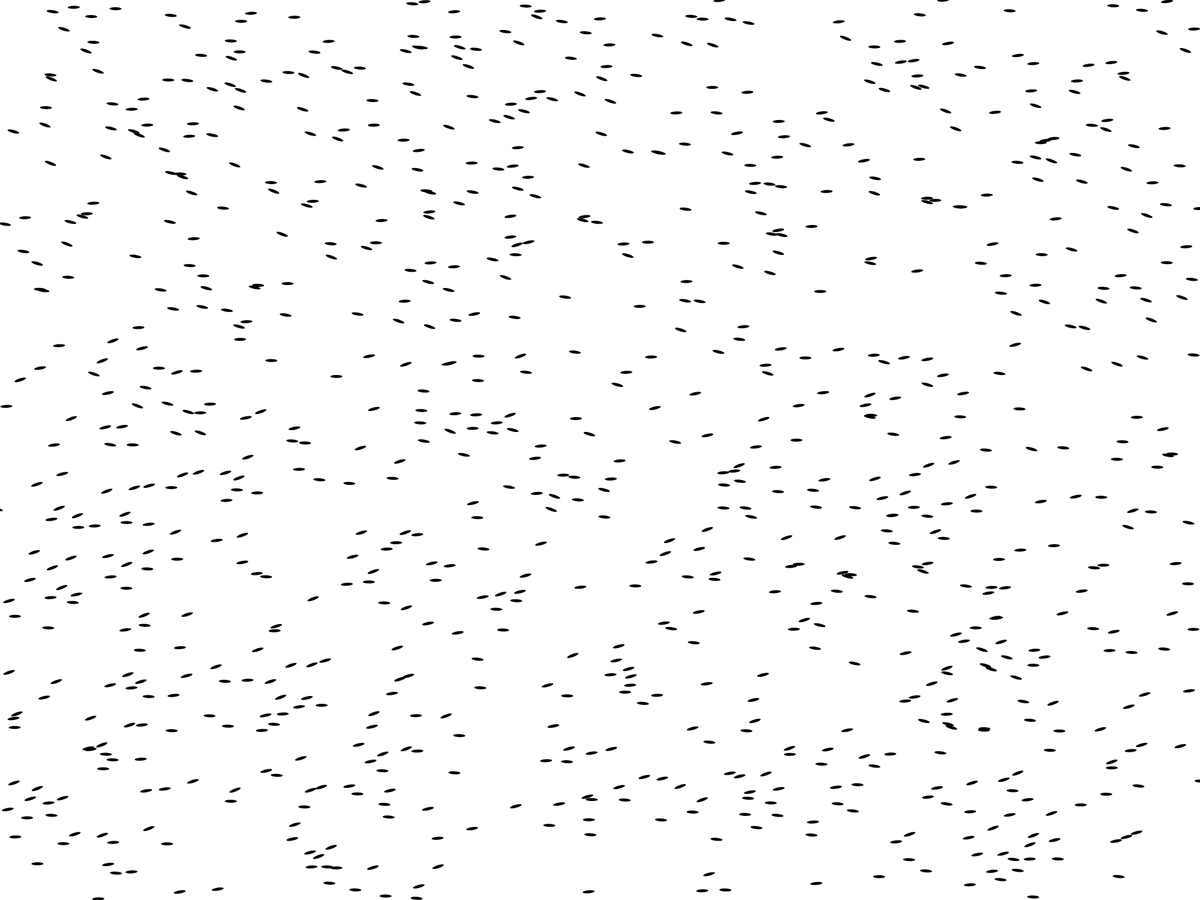
Frame 1 (no input)
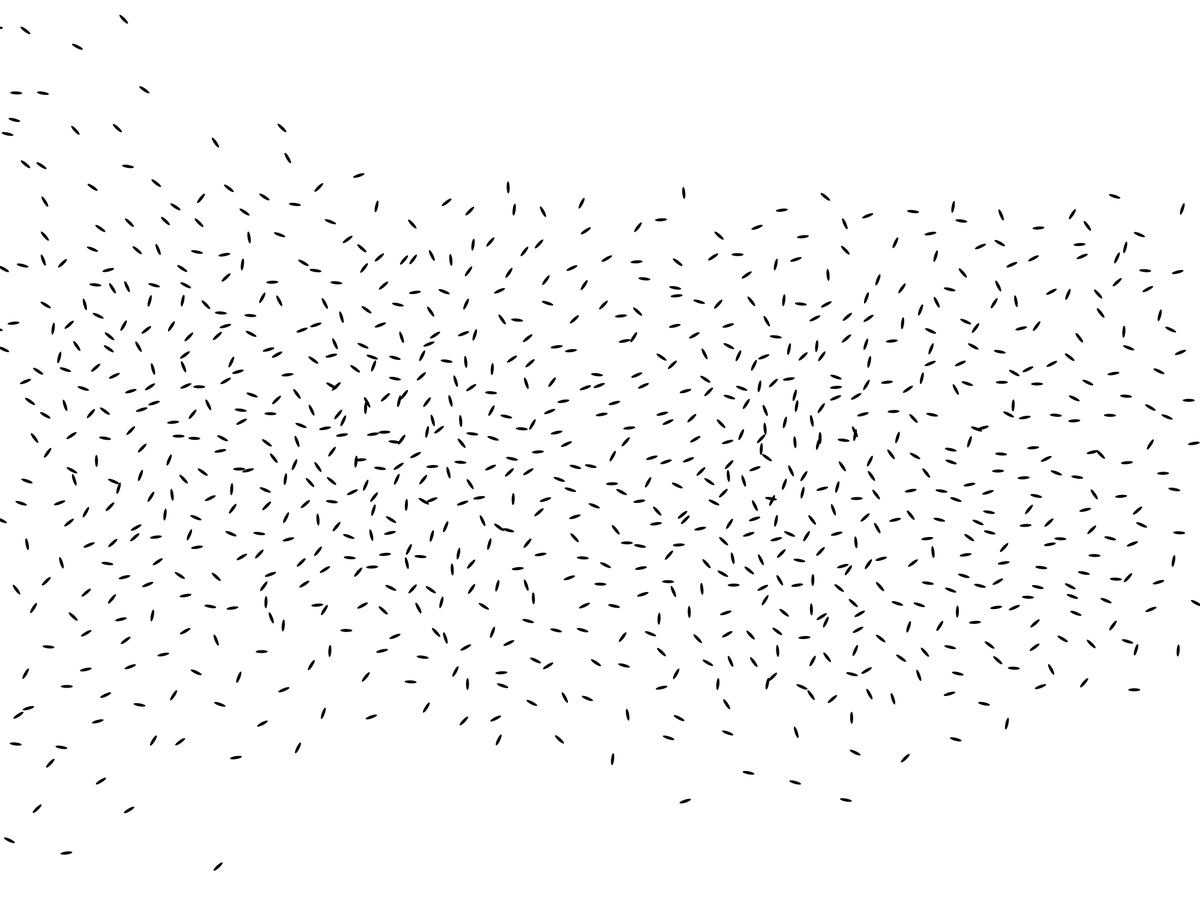
Frame 60 (the mouse pressed at the canvas centre just before this capture)
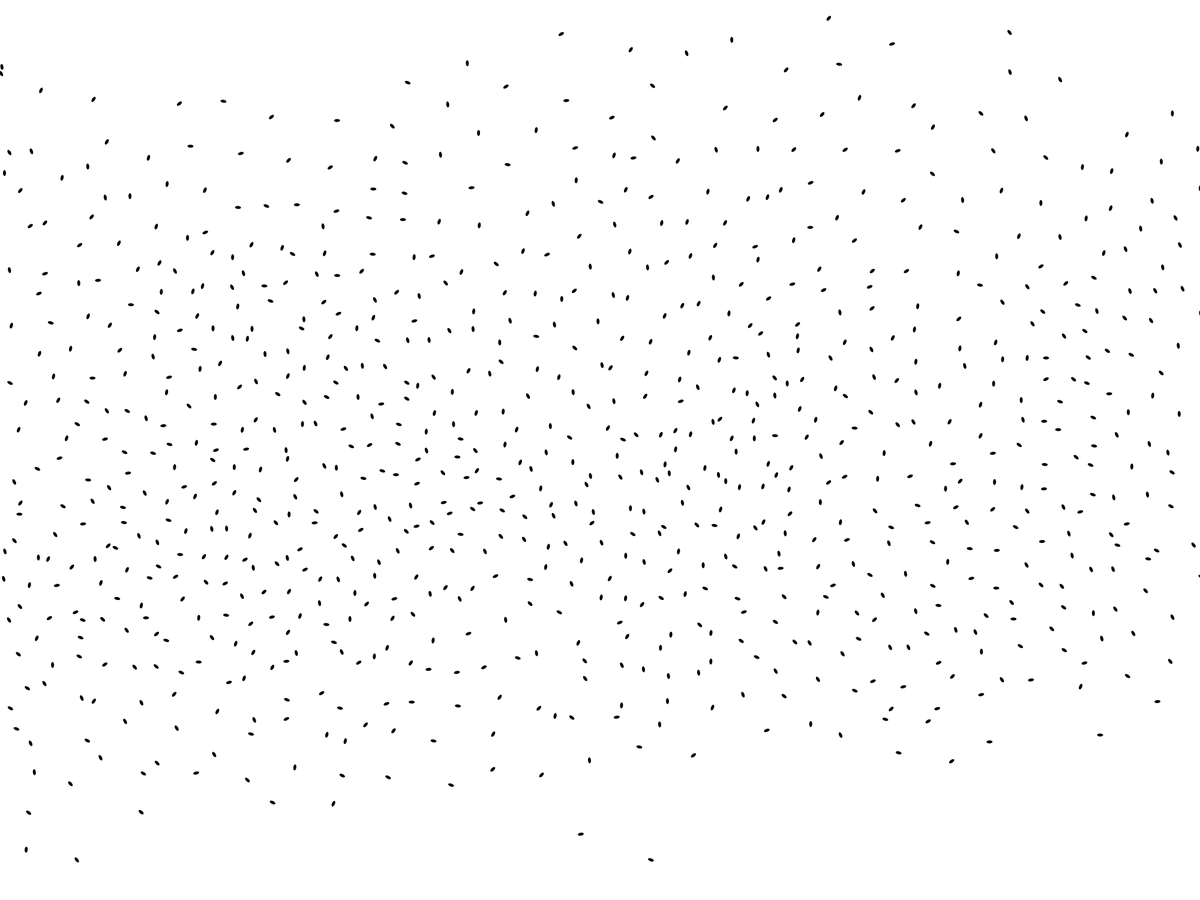
Frame 120 (the mouse held since frame 60 and released just before this capture)

The Processing sketch that drew these frames (run headless with seeded random() and noise(); from frame 60 on, the mouse is pressed at the canvas centre):

// Processing sketch: NoC_6_12_SeekSeparate2v2
// ── NoC_6_12_SeekSeparate2v2.pde
/* Ryan P    "1/13/20"
"NoC-6_12-SeekSeparate2"
Information Engineering  '19-20     St. Mark's School of Texas 

Code Abstract: Modify the seek and separate example code so that the behavior weights of agents are not constants.

Source(s):Daniel Shiffman

This program is free software: you can redistribute it and/or modify it under the terms of the GNU General Public License v3 as published by the Free Software Foundation
 */
 
 /*notes: pressing Shift will cause the screen center-seeking behavior to be stronger.
    The "shift" mode is clearer without the fade effect, while the "flow" of the swimmers is easier to see with the fade effect when not in "shift" mode.
    Holding down the mouse will change the shape of the swimmer.
 */

int total =900;
ArrayList <Swimmer> swimmerslist = new ArrayList<Swimmer>();
Path p, m, o;
int y;

void setup() {
  size(2000,1500);//sets the size of the canvas
  smooth();//makes the graphics of the program smoother than normal
  for (int i = 0; i < total; i++) {
    swimmerslist.add(new Swimmer()); //creates a new mover for every integer below the length of the Mover array
  }
  //frameRate(200);
  
  
  p=new Path();
  p.addPoint(0,random(height) );
  //adds random starting point
  p.addPoint(width/4, random(height) );
  //adds one "turn"
  p.addPoint((width*2)/4, random(0, height) );
  //adds another turn
  p.addPoint((width*3)/4, random(0, height) );
  //another turn
  p.addPoint(width,random(height) );
  
  m=new Path();
  m.addPoint(0,random(height) );
  //adds random starting point
  m.addPoint(width/4, random(height) );
  //adds one "turn"
  m.addPoint((width*2)/4, random(0, height) );
  //adds another turn
  m.addPoint((width*3)/4, random(0, height) );
  //another turn
  m.addPoint(width,random(height) );
  
  o=new Path();
  o.addPoint(0,random(height) );
  //adds random starting point
  o.addPoint(width/4, random(height) );
  //adds one "turn"
  o.addPoint((width*2)/4, random(0, height) );
  //adds another turn
  o.addPoint((width*3)/4, random(0, height) );
  //another turn
  o.addPoint(width,random(height) );
  
}

void draw() {
  
  //this code is for the fade effect
  fill(255,100);
  //rect(0,0,width,height);//redraws the background every time
  
  //this code is to turn off the fade effect
  background(255);

  for (Swimmer b : swimmerslist) {
     y = (int) random(0,2);
     if (keyPressed && key==CODED && keyCode==SHIFT) b.seek(new PVector (b.location1.x + b.velocity1.x, height/2)); //creates the center seeking behavior
    if( y == 1) {
      b.run(swimmerslist,p);
    }else if (y==2){
      b.run(swimmerslist,m);
    } else b.run(swimmerslist,o);
    
    //moves each swimmer toward an invisible path randomly generated every frame, picking a random path each frame.
  }
      //fill(0,255,0);
      //ellipse(mouseX,mouseY,10,10);
      
  p=new Path();
  p.addPoint(0,random(height) );
  //adds random starting point
  p.addPoint(width/4, random(height) );
  //adds one "turn"
  p.addPoint((width*2)/4, random(0, height) );
  //adds another turn
  p.addPoint((width*3)/4, random(0, height) );
  //another turn
  p.addPoint(width,random(height) );
  
  m=new Path();
  m.addPoint(0,random(height) );
  //adds random starting point
  m.addPoint(width/4, random(height) );
  //adds one "turn"
  m.addPoint((width*2)/4, random(0, height) );
  //adds another turn
  m.addPoint((width*3)/4, random(0, height) );
  //another turn
  m.addPoint(width,random(height) );
      
  o=new Path();
  o.addPoint(0,random(height) );
  //adds random starting point
  o.addPoint(width/4, random(height) );
  //adds one "turn"
  o.addPoint((width*2)/4, random(0, height) );
  //adds another turn
  o.addPoint((width*3)/4, random(0, height) );
  //another turn
  o.addPoint(width,random(height) );      
}

// ── Swimmer.pde
class Swimmer {

  PVector location1;
  PVector velocity1;
  PVector accleration1;
  float topspeed1;
  float size1;
  float maxforce;
  
  //all these vectors and floats create the variables needed to run the swimmer

  Swimmer() {
    
    location1 = new PVector(random(width),random(height));
    velocity1 = new PVector(10,0);
    accleration1= new PVector (0,0);
    topspeed1 = 20;
    size1 = 5;
    maxforce=1;
    //this code sets the beginning magnitude and direction of all the variables
  }
  
  void run(ArrayList <Swimmer> a, Path p){//runs all of the code to move and display the swimmer
    sep(a);
    follow(p);
    //seek(new PVector(mouseX,mouseY) );
    update();
    //update1();
    wrap();
    display1();
  }
  
  void wrap(){//moves the swimmer to the opposite edge if moved off screen
    //if (location.x < -r) location.x = width+r;
    if (location1.y < -size1) location1.y = height+size1;
    //if (location.x > width+r) location.x = -r;
    if (location1.x > width+size1){
      location1.x = -size1;
      location1.y=random(height);
    }
    if (location1.y > height+size1) location1.y = -size1;
  }
  
  
    void update() {
    velocity1.add(accleration1);
    location1.add(velocity1);
    accleration1.mult(0);
  }//moves the vehicles
 
  void applyForce(PVector force) {//applies forces
    accleration1.add(force);
  }
 

   void seek(PVector target) {
    PVector desired = PVector.sub(target,location1);
    desired.normalize(); 
    desired.mult(topspeed1);
    PVector steer = PVector.sub(desired,velocity1);
    //if(PVector.dist(location1, new PVector (location1.x + velocity1.x, height/2) ) > size1*100){
      steer.limit(pow(maxforce,( 1/ (location1.y- (height/2)  ) )   ) *1.6 );
   // }else steer.mult(0);
    //steer.limit(maxforce);
    applyForce(steer);

  }//steers the vehicle toward a chosen path
  
// display function draws the circles every time they move
   void display1() {

    float theta = velocity1.heading() + PI/2;
    fill(0);
    noStroke();
    pushMatrix();
    translate(location1.x,location1.y);
    rotate(theta);
    if(mousePressed){
      ellipse(0,0,size1*2,size1);
    }else  ellipse(0,0,size1,size1*4);
    popMatrix();
  }
  
  
  PVector getNormalPoint(PVector p, PVector a, PVector b) {
    //from a to p
    PVector ap = PVector.sub(p, a);
    //from a to b
    PVector ab = PVector.sub(b, a);

    ab.normalize();
    ab.mult(ap.dot(ab));
    //dotproduct
    
    // Finding the normal point
    PVector normalPoint = PVector.add(a, ab);

    return normalPoint;
  }
  
  void follow(Path p) {
   PVector predict = velocity1.get();
    predict.normalize();
    predict.mult(25);
    PVector predictLoc = PVector.add(location1, predict);//predicting location


    PVector normal=null;
    PVector target=null;
    float worldRecord = 9999999;

    for (int i = 0; i < p.points.size()-1; i++) {

      PVector a = p.points.get(i);
      PVector b = p.points.get(i+1);//checking line seg

      PVector normalPoint = getNormalPoint(predictLoc, a, b);//find normal
      if (normalPoint.x < a.x || normalPoint.x > b.x) {
        normalPoint = b.get();//assume normal is enpoint of a line segment sometimes, to make the code smooth
      }
      
      float distance = PVector.dist(predictLoc, normalPoint);
      if (distance < worldRecord) {
        worldRecord = distance;
        normal = normalPoint;

        PVector dir = PVector.sub(b, a);
        dir.normalize();
        dir.mult(10);
        target = normalPoint.get();
        target.add(dir);
      }//find the right normal point
      
    }
    //steer back if off path
    if (worldRecord > p.radius) {
      seek(target);
    }
  }
  
  void sep(ArrayList<Swimmer> a){//this keeps the swimmers from being to close to eachother.
    PVector sum= new PVector();
    float dSep= size1*15;
    int count =0;
    for (Swimmer b:a){
       float d = PVector.dist(location1, b.location1);
      if ((d > 0) && (d < dSep)) {
        PVector diff = PVector.sub(location1, b.location1);
        diff.normalize().div(d); 
        sum.add(diff);
        count++;

      }
    }
    if (count > 0) {
      sum.div(count);
      sum.normalize();
      sum.mult(topspeed1);
      PVector steer = PVector.sub(sum, velocity1);
      steer.limit(maxforce*2);
      accleration1.add(steer);
      
    }
  }
  
  
  
}

// ── path.pde
class Path {
  PVector start;
  PVector end;
  //start and end points
  float radius;
  //size of path
  ArrayList<PVector> points;
  //has all the points in the path

  Path() {
    radius = 20;
    start = new PVector(0,random(height) );
    points=new ArrayList<PVector>();
    //setting intial values
  }
  
   void addPoint(float x, float y) { 
    PVector point = new PVector(x,y);
    points.add(point);
  }//adds a turn/point to the path

    void display() {//displays the path, but in this code the paths are not shown.
    stroke(200);
    strokeWeight(radius);
    noFill();
    beginShape();
    for (PVector v : points) {
      vertex(v.x,v.y);
    }
    endShape();
    //gray area
    stroke(0);
    strokeWeight(1);
    noFill();
    beginShape();
    for (PVector v : points) {
      vertex(v.x, v.y);
    }
    endShape();
  }
}//creates and displays a random path
